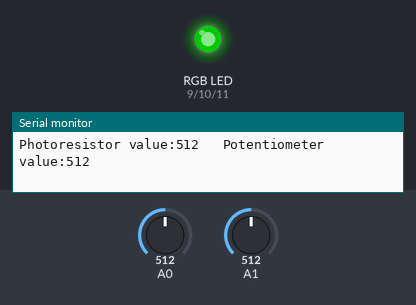
The sketch below on a simulated Arduino Uno, built with avr-gcc and run on an emulated ATmega328P. Shown: an RGB LED mixed from three pins (HIGH = lit), the last lines printed to the serial monitor. The test bench sets the inputs (shaded band); at power-on: A1 = 512, A0 = 512. Dim RGB values are drawn brighter than linear.

Above: at 1.2 s.
1.3 s: A1 set to 610
At 1.6 s:
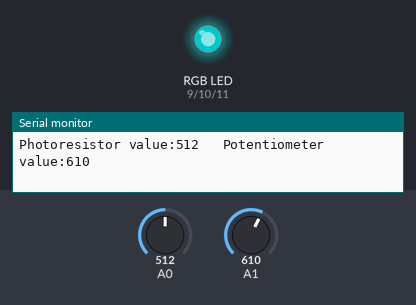
2.8 s: A0 set to 687
4.3 s: A0 set to 715
At 4.9 s:
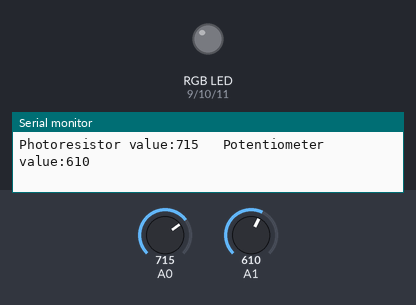
5.8 s: A0 set to 690
At 6.5 s:
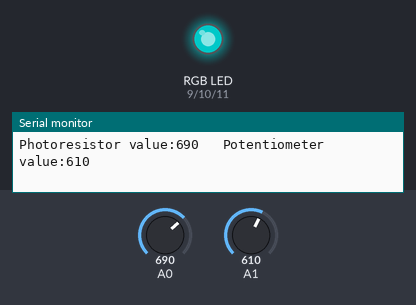
8.8 s: A1 set to 900
At 9.8 s:
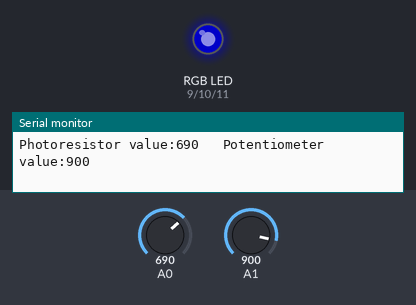
10.3 s: A1 set to 1023
At 11.4 s:
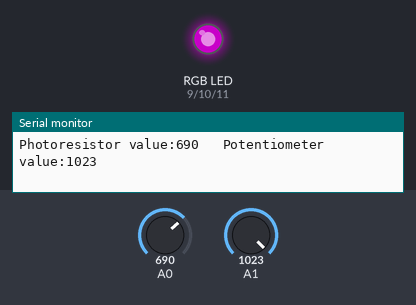
Timing chart, 0 to 12.8 s (numbered marks = the images above; inputs shaded):
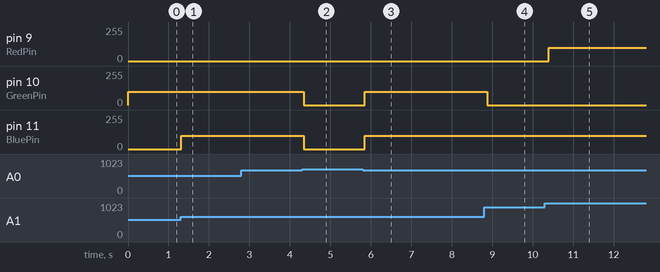

The sketch:

COMP444_1D_RGBNightLight.ino
```cpp
int photoresistor = A0;
int potentiometer = A1;
int threshold = 700;

int RedPin = 9;
int GreenPin = 10;
int BluePin = 11;

void setup() {
  Serial.begin(9600);

  pinMode(RedPin, OUTPUT);
  pinMode(GreenPin, OUTPUT);
  pinMode(BluePin, OUTPUT);
}

void loop() {
  photoresistor = analogRead(A0);
  potentiometer = analogRead(A1);

  Serial.print("Photoresistor value:");
  Serial.print(photoresistor);
  Serial.print("   Potentiometer value:");
  Serial.println(potentiometer);

  if (photoresistor < threshold) {
    if (potentiometer > 0 && potentiometer <= 150)
      red();
    if (potentiometer > 150 && potentiometer <= 300)
      orange();
    if (potentiometer > 300 && potentiometer <= 450)
      yellow();
    if (potentiometer > 450 && potentiometer <= 600)
      green();
    if (potentiometer > 600 && potentiometer <= 750)
      cyan();
    if (potentiometer > 750 && potentiometer <= 900)
      blue();
    if (potentiometer > 900)
      magenta();
  }
  else {
    turnOff();
  }
  delay(100);
}

void red() {
  analogWrite(RedPin, 100);
  analogWrite(GreenPin, 0);
  analogWrite(BluePin, 0);
}
void orange() {
  analogWrite(RedPin, 100);
  analogWrite(GreenPin, 50);
  analogWrite(BluePin, 0);
}
void yellow() {
  analogWrite(RedPin, 100);
  analogWrite(GreenPin, 100);
  analogWrite(BluePin, 0);
}
void green() {
  analogWrite(RedPin, 0);
  analogWrite(GreenPin, 100);
  analogWrite(BluePin, 0);
}
void cyan() {
  analogWrite(RedPin, 0);
  analogWrite(GreenPin, 100);
  analogWrite(BluePin, 100);
}
void blue() {
  analogWrite(RedPin, 0);
  analogWrite(GreenPin, 0);
  analogWrite(BluePin, 100);
}
void magenta() {
  analogWrite(RedPin, 100);
  analogWrite(GreenPin, 0);
  analogWrite(BluePin, 100);
}
void turnOff() {
  analogWrite(RedPin, 0);
  analogWrite(GreenPin, 0);
  analogWrite(BluePin, 0);
}
```

Measured:
- the behaviour switches between 699 and 700 on A0 (found by bisection; images 1 and 2)
- after the input at 1.3 s, pin 11 (BluePin): 0/255 → 100/255 at once
- after the input at 4.3 s, pin 10 (GreenPin), pin 11 (BluePin): 100/255 → 0/255 at once
- after the input at 5.8 s, pin 10 (GreenPin), pin 11 (BluePin): 0/255 → 100/255 after 0.05 s
- after the input at 8.8 s, pin 10 (GreenPin): 100/255 → 0/255 after 0.08 s
- after the input at 10.3 s, pin 9 (RedPin): 0/255 → 100/255 after 0.09 s
